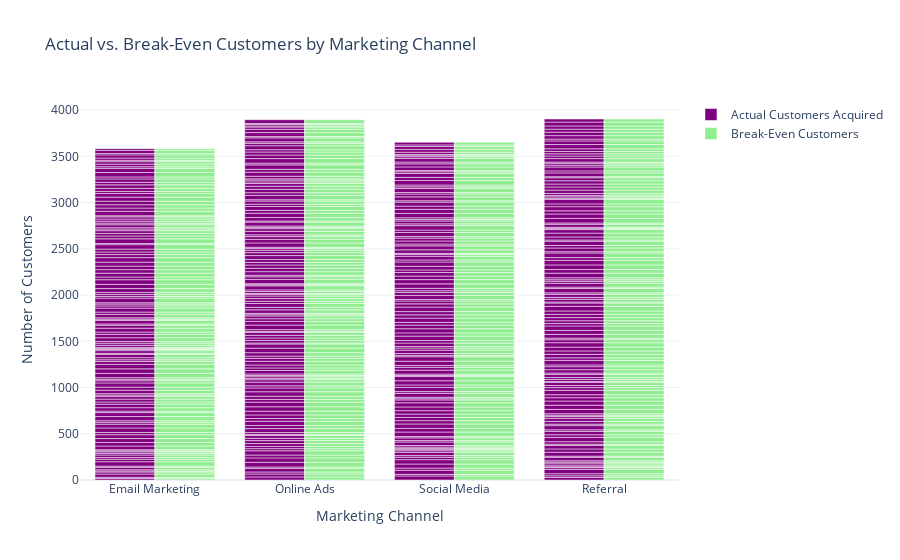

Source (notebook cell):
### Code cell
fig = go.Figure()

# Actual Customers Acquired
fig.add_trace(go.Bar(x=data['Marketing_Channel'], y=data['New_Customers'],
                     name='Actual Customers Acquired', marker_color='purple'))

# Break-Even Customers
fig.add_trace(go.Bar(x=data['Marketing_Channel'], y=data['Break_Even_Customers'],
                     name='Break-Even Customers', marker_color='lightgreen'))

# Update the layout
fig.update_layout(barmode='group', title='Actual vs. Break-Even Customers by Marketing Channel',
                  xaxis_title='Marketing Channel', yaxis_title='Number of Customers')

# Show the chart
fig.show()

### Figure 1 — Plotly figure (JSON) as saved in the notebook; plotly's stock layout.template omitted (floating-point values rounded to 4 significant figures; data arrays with more than 128 entries replaced by an {"elided": "..."} marker saying what was removed)
{"data": [{"marker": {"color": "purple"}, "name": "Actual Customers Acquired", "type": "bar", "x": {"elided": "500 str values"}, "y": {"elided": "500 int values"}}, {"marker": {"color": "lightgreen"}, "name": "Break-Even Customers", "type": "bar", "x": {"elided": "500 str values"}, "y": {"elided": "500 float values"}}], "layout": {"barmode": "group", "title": {"text": "Actual vs. Break-Even Customers by Marketing Channel"}, "xaxis": {"title": {"text": "Marketing Channel"}}, "yaxis": {"title": {"text": "Number of Customers"}}}}
